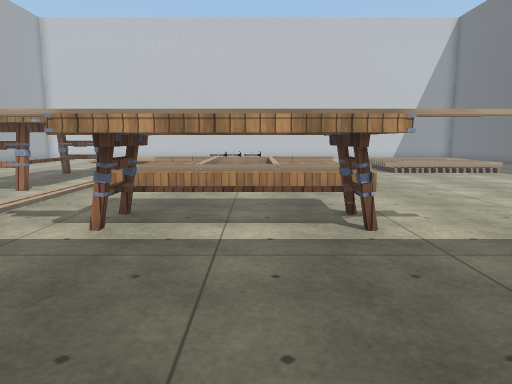
[1] (above)

23 first-person views from a walk through a scene from a Unity 3-D project. The camera is 1.2 m above the floor, tilts 8° down and sees 70° across. The floor is counted in squares, 0.9 m on a side. Each view is taken from the middle of a square. On the plan, view 1 faces up. The plan holds only what a view shows up to about 15 squares ahead; the rest is blank. The player is left out. Some surface patterns are stand-ins.

[2]
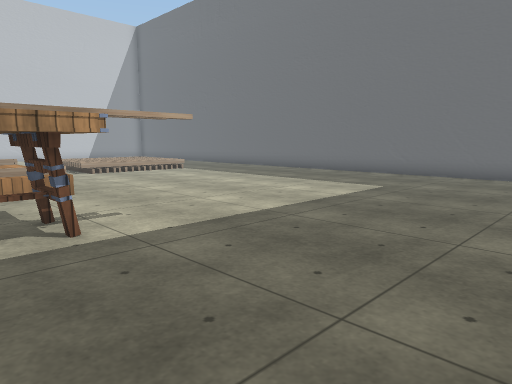

[3]
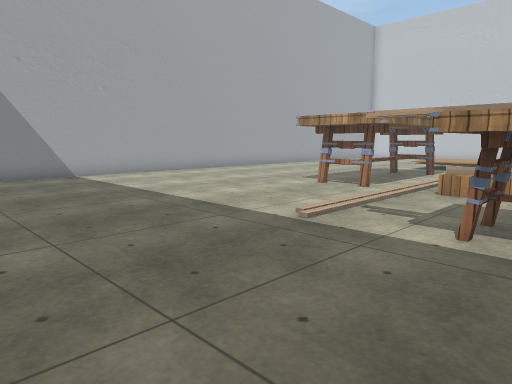

[4]
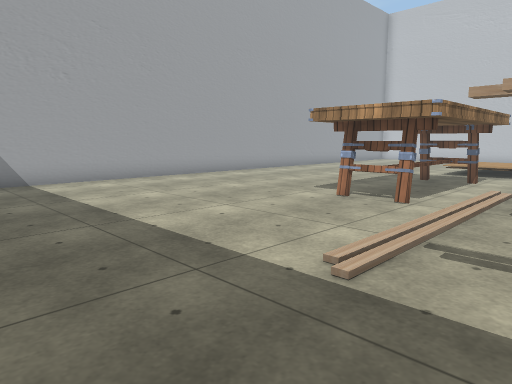

[5]
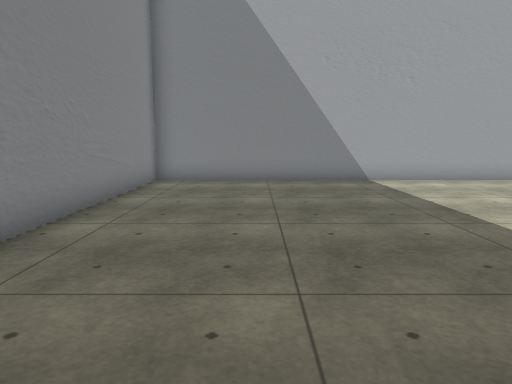

[6]
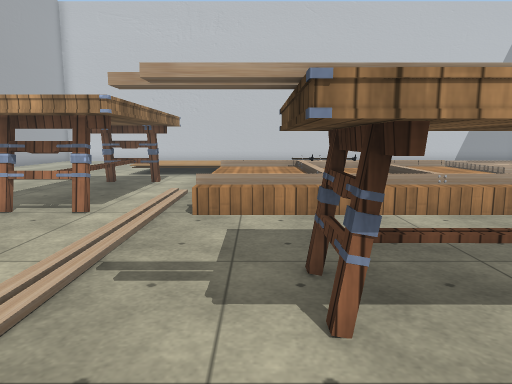

[7]
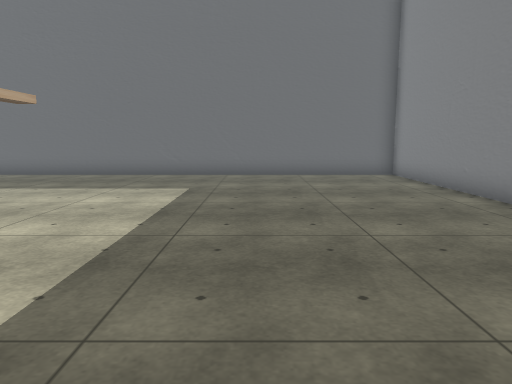

[8]
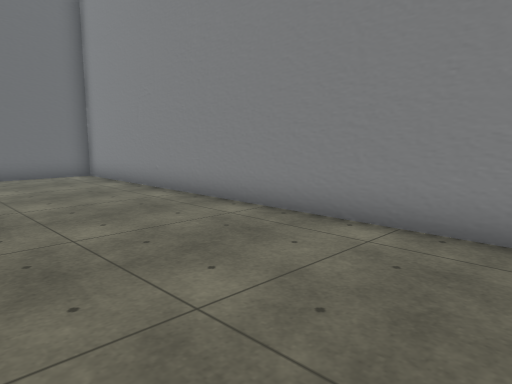

[9]
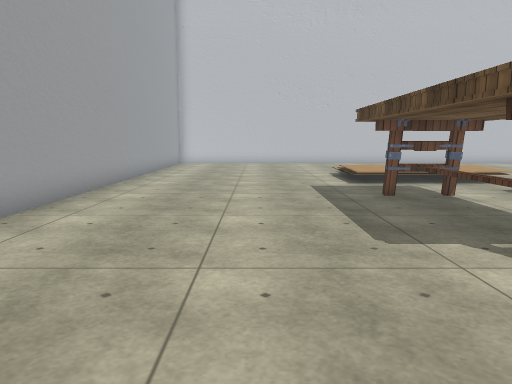

[10]
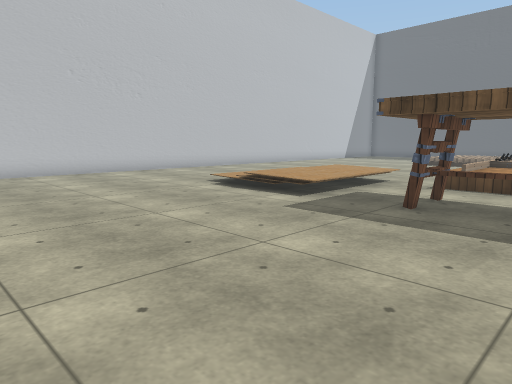

[11]
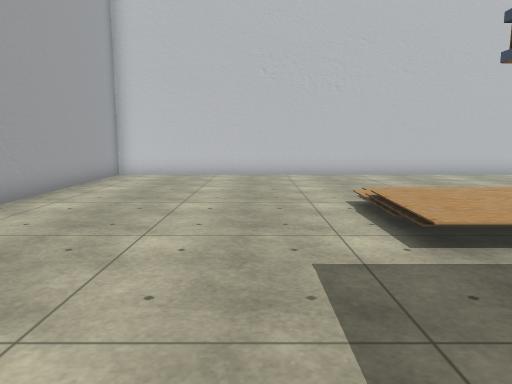

[12]
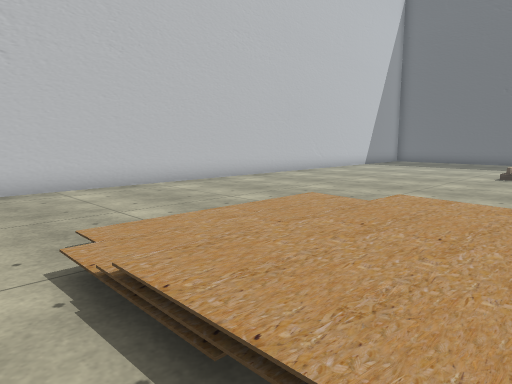

[13]
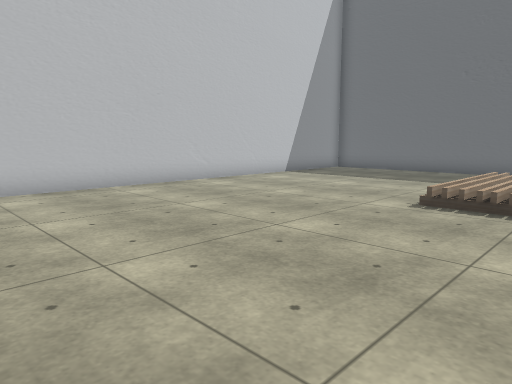

[14]
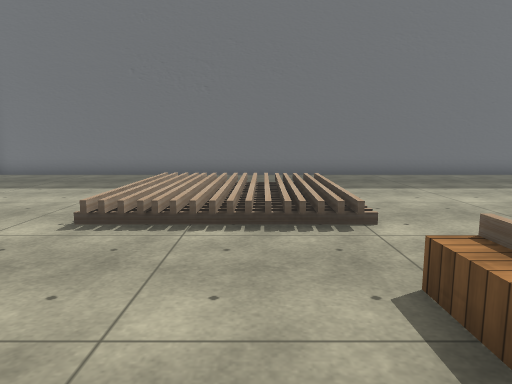

[15]
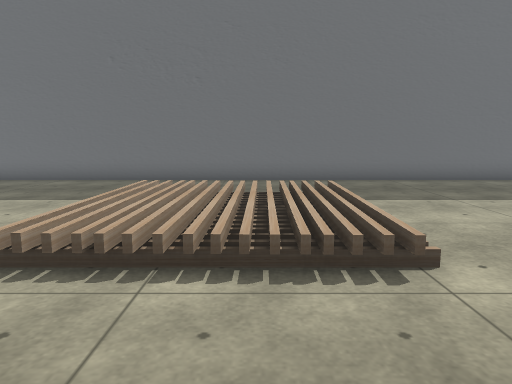

[16]
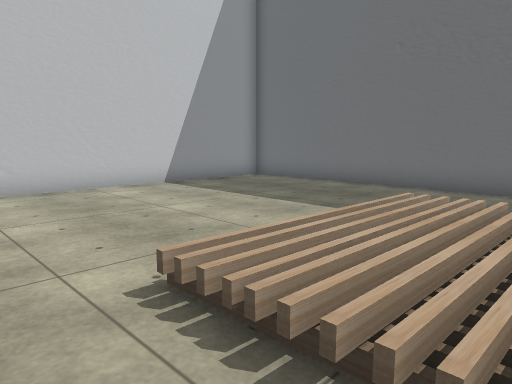

[17]
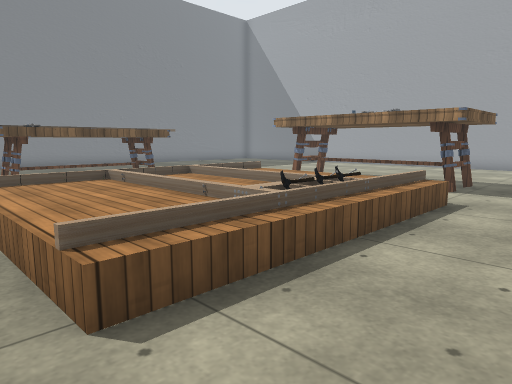

[18]
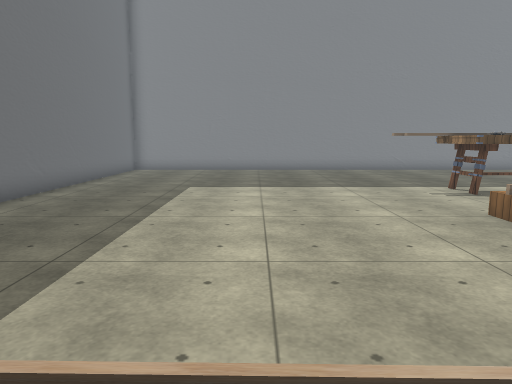

[19]
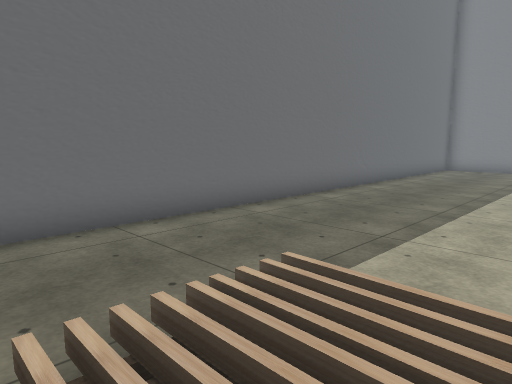

[20]
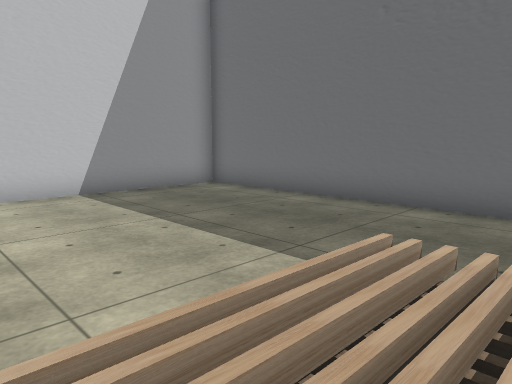

[21]
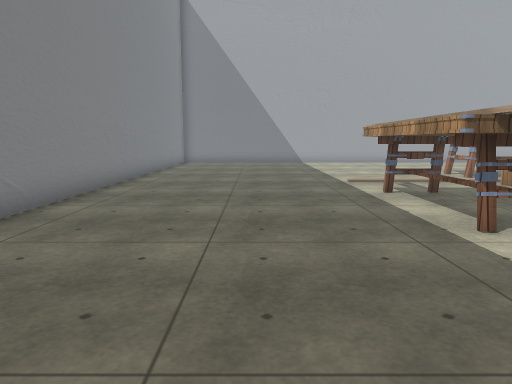

[22]
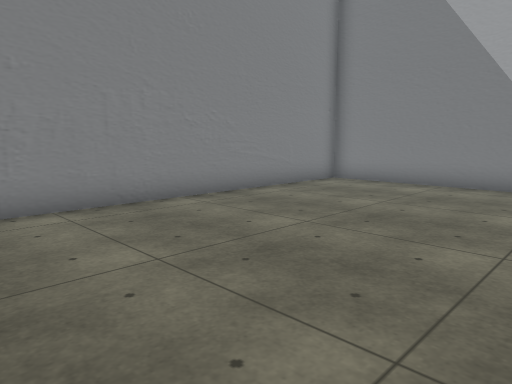

[23]
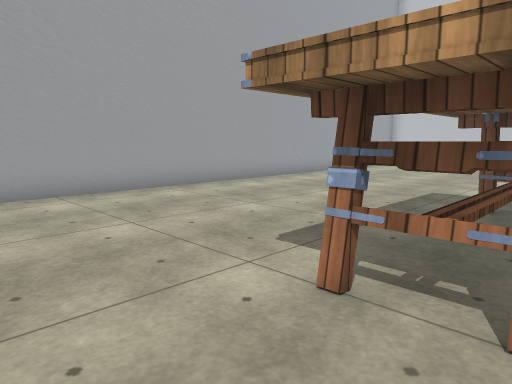

### Floor plan
Key: @ floor where view 1 was taken; # wall or solid block; . main floor; : floor 0.25 m higher than the main floor; + floor 0.5 m higher than the main floor; / step, stairs or slope; = window, fence, low wall or low ledge; T table; H thing the floor can be seen under or through; O other object.
Columns run from 16 left of view 1 to 15 right of it. Each row starts with its distance up from view 1.
 28 ################################
 27 #..............................#
 26 #..............................#
 25 #..............................#
 24 #..............................#
 23 #..............................#
 22 #............. ................#
 21 #......./::::: ................#
 20 #......./::::/......../////....#
 19 #......./++++/......../    ....#
 18 #......./::::/........O//  ....#
 17 #.......//////......../ /  ....#
 16 #...................../    ....#
 15 #.......TTT.=//////=../////....#
 14 #.......TTT./++//++/...........#
 13 #.......TTT./++++++/...........#
 12 #.......TTT./+++ ++/...........#
 11 #.......TTT./+++ ++/...........#
 10 #.......TTT.=//////=...........#
  9 #..............................#
  8 #..............................#
  7 #.............TTTTT............#
  6 #...........#.TTTTT............#
  5 #............HHHHHHH...........#
  4 #..............................#
  3 #..............................#
  2 #..............................#
  1 #..............................#
  0 #...............@..............#
 -1 #..............................#
 -2 #..............................#
 -3 ################################

Positions as (right, up) in squares from view 1, and headings:
1: (0, 0), facing up
2: (0, 0), facing up-right
3: (-1, 0), facing up-left
4: (-3, 2), facing up-left
5: (-3, 1), facing left
6: (-3, 3), facing up
7: (0, 3), facing right
8: (0, 3), facing down-right
9: (-11, 6), facing up
10: (-15, 12), facing up-right
11: (-10, 13), facing up
12: (-9, 17), facing up-right
13: (-2, 17), facing up-right
14: (0, 17), facing right
15: (2, 17), facing right
16: (4, 17), facing up-right
17: (4, 18), facing down-left
18: (8, 17), facing down
19: (8, 18), facing down-right
20: (7, 18), facing up-right
21: (7, 2), facing left
22: (-4, 5), facing down-left
23: (-6, 7), facing up-left
